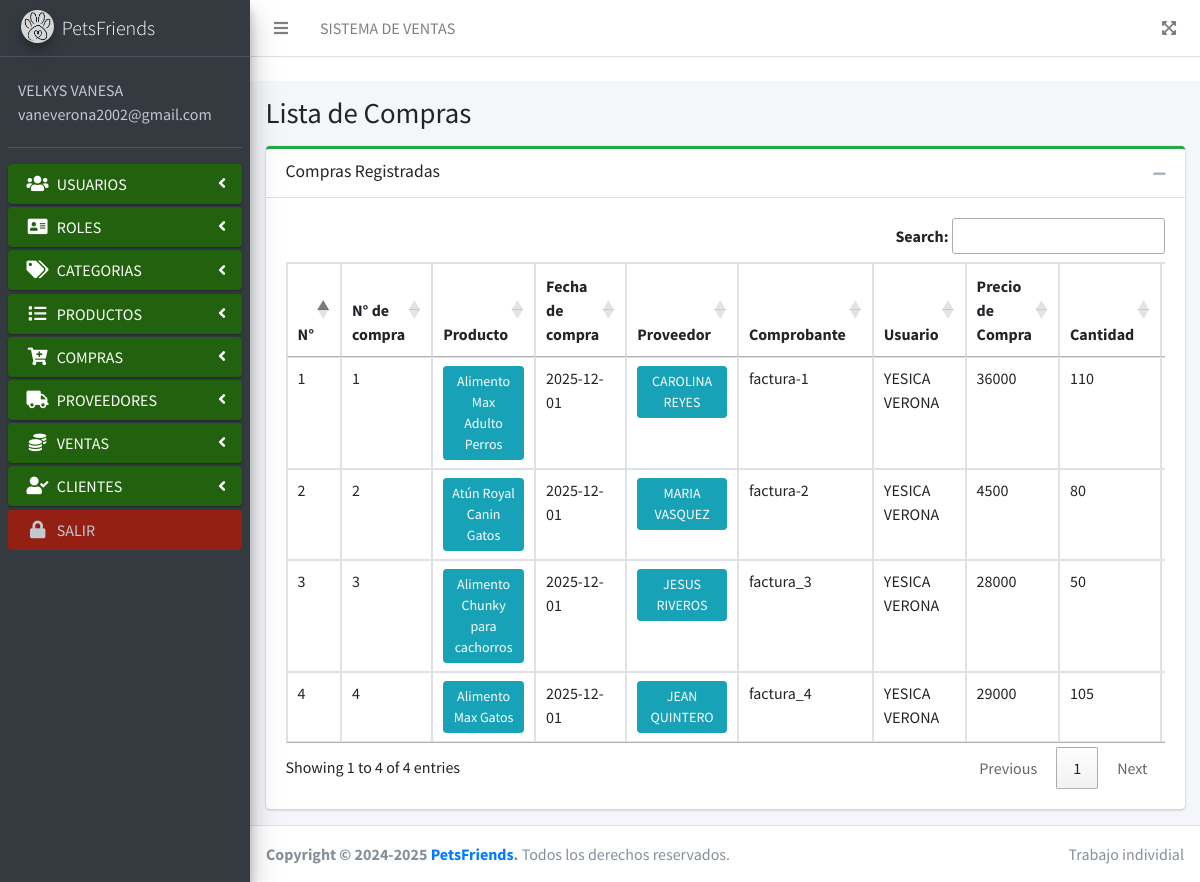
The page /compras/index.php (signed in) on the database its author committed.
### tables this page shows
CREATE TABLE `usuarios` (
  `id_usuario` int(11) NOT NULL,
  `nombres` varchar(250) NOT NULL,
  `email` varchar(250) NOT NULL,
  `password_usuario` text NOT NULL,
  `token` varchar(100) NOT NULL,
  `id_rol` int(11) NOT NULL,
  `f_h_creacion` datetime NOT NULL,
  `f_h_actualizacion` datetime NOT NULL
);

CREATE TABLE `compras` (
  `id_compra` int(11) NOT NULL,
  `id_producto` int(11) NOT NULL,
  `numero_compra` int(11) NOT NULL,
  `fecha_compra` date NOT NULL,
  `id_proveedor` int(11) NOT NULL,
  `comprobante` varchar(255) NOT NULL,
  `id_usuario` int(11) NOT NULL,
  `precio_compra` varchar(50) NOT NULL,
  `cantidad` int(11) NOT NULL,
  `fyh_creacion` datetime NOT NULL,
  `fyh_actualizacion` datetime NOT NULL
);

CREATE TABLE `productos` (
  `id_producto` int(11) NOT NULL,
  `codigo` varchar(255) NOT NULL,
  `nombre` varchar(255) NOT NULL,
  `descripcion` text DEFAULT NULL,
  `stock` int(11) NOT NULL,
  `stock_minimo` int(11) DEFAULT NULL,
  `stock_maximo` int(11) DEFAULT NULL,
  `precio_compra` varchar(255) NOT NULL,
  `precio_venta` varchar(255) NOT NULL,
  `fecha_ingreso` date NOT NULL,
  `imagen` text DEFAULT NULL,
  `id_usuario` int(11) NOT NULL,
  `id_categoria` int(11) NOT NULL,
  `fyh_registro` datetime NOT NULL,
  `fyh_actualizacion` datetime NOT NULL
);

CREATE TABLE `proveedores` (
  `id_proveedor` int(11) NOT NULL,
  `nombre_proveedor` varchar(255) NOT NULL,
  `celular` varchar(25) NOT NULL,
  `telefono_empresa` varchar(25) DEFAULT NULL,
  `empresa` varchar(255) NOT NULL,
  `email` varchar(50) DEFAULT NULL,
  `direccion` varchar(255) NOT NULL,
  `fyh_creacion` datetime NOT NULL,
  `fyh_actualizacion` datetime NOT NULL
);

### app/config.php (called while the page is built, shortened)
<?php
$URL = "http://localhost/WWW.SISTEMA_VENTA.COM/";

### layout/session.php (called while the page is built, shortened)
<?php
if (isset ($_SESSION['session_email'])){
   $email_session =  ($_SESSION['session_email']);
   $sql= "SELECT used.id_usuario as id_usuario, used.nombres as nombres, used.email as email, rol.rol as rol
                FROM usuarios as used INNER JOIN roles as rol ON used.id_rol = rol.id_rol WHERE email = '$email_session'";
   $query= $pdo->prepare($sql);
   $query->execute();
   $usuarios =$query->fetchAll( PDO:: FETCH_ASSOC);
     foreach($usuarios as $usuario){
             $session_nombres =$usuario ["nombres"];
             $session_rol =$usuario ["rol"];
          }
} else {
   echo "no existe";
   header('Location:' .$URL. 'login/index.php');
   exit;
}
$permisos = [
    'ADMINISTRADOR' => ['*'],
    'VENDEDOR' => ['modulo_ventas', 'modulo_clientes'],
    'BODEGUERO' => ['modulo_compras', 'modulo_productos']
];
if (!function_exists('tienePermiso')) {
    function tienePermiso($modulo) {
        global $permisos, $session_rol;
        if ($permisos[$session_rol][0] == '*') return true;
        return in_array($modulo, $permisos[$session_rol]);
    }
}
?>

### app/controllers/compras/lista_compras.php (called while the page is built)
<?php
$sql_compras= "SELECT *, pro.codigo as codigo, pro.nombre as nombre_producto, pro.descripcion as descripcion, pro.stock as stock, pro.stock_minimo as stock_minimo,
               pro.stock_maximo as stock_maximo, pro.precio_compra as precio_compra_producto, pro.precio_venta as precio_venta_producto, pro.fecha_ingreso as fecha_ingreso, pro.imagen as imagen,
               cat.nombre_categoria as nombre_categoria, us.nombres as nombre_usuario_producto, prov.nombre_proveedor as nombre_proveedor, prov.celular as celular_proveedor,
               prov.telefono_empresa as telefono_empresa, prov.empresa as empresa, prov.email as email_proveedor, prov.direccion as direccion_proveedor, us.nombres as nombre_usuario
               FROM compras as com
               INNER JOIN productos as pro ON com.id_producto = pro.id_producto
               INNER JOIN categorias as cat ON cat.id_categoria = pro.id_categoria
               INNER JOIN usuarios as us ON com.id_usuario = us.id_usuario
               INNER JOIN proveedores as prov ON com.id_proveedor = prov.id_proveedor";
$query_compras= $pdo->prepare($sql_compras);
$query_compras->execute();
$tabla_compras =$query_compras->fetchAll( PDO:: FETCH_ASSOC);
?>

### compras/index.php (the view, shortened to what this page needs)
<?php
include ('../app/config.php');
include ('../layout/session.php');
include ('../layout/parte1.php');
include('../app/controllers/compras/lista_compras.php');
?>
<link rel="stylesheet" href="https://cdn.datatables.net/1.13.4/css/jquery.dataTables.min.css">
<link rel="stylesheet" href="https://cdn.datatables.net/buttons/2.3.6/css/buttons.dataTables.min.css"> ...
  <div class="content-wrapper">
    <div class="content-header">
      <div class="container-fluid">
            <h1 class="m-0">Lista de Compras</h1>
      </div>
    </div>
    <div class="content">
      <div class="container-fluid">
           <div class="row">
                <div class="col-12">
                   <div class="card card-outline card-success">
                       <div class="card-header">
                            <h3 class="card-title">Compras Registradas</h3>
                          <div class="card-tools">
                              <button type="button" class="btn btn-tool" data-card-widget="collapse"><i class="fas fa-minus"></i>
                               </button>
                          </div>
                       </div>
                      <div class="card-body">
                         <div class="table table-responsive">
                               <table id="miTabla" class="table table-bordered table-hover">
                          <thead>
                              <tr>
                                  <th>N°</th>
                                  <th>N° de compra</th>
                                  <th>Producto</th>
                                  <th>Fecha de compra</th>
                                  <th>Proveedor</th>
                                  <th>Comprobante</th>
                                  <th>Usuario</th>
                                  <th>Precio de Compra</th>
                                  <th> <center>Cantidad</center></th>
                                  <th>Acciones</th>
                              </tr>
                          </thead>
                          <tbody>
                              <?php
                                $contador = 0;
                                foreach($tabla_compras as $tabla_compra){
                                 $id_compra = $tabla_compra['id_compra'];
                              ?>
                              <tr>
                                <td><?php echo $contador = $contador + 1; ?></td>
                                <td><?php echo $tabla_compra['numero_compra']; ?></td>
                                <td>
                                   <button type="button" class="btn btn-sm btn-info"
                                      data-toggle="modal" data-target="#modal-producto<?php echo $id_compra;?>">
                                     <?php echo $tabla_compra['nombre_producto']; ?>
                                   </button>
                                </td>
                                <td><?php echo $tabla_compra['fecha_compra']; ?></td>
                                <td>
                                    <button type="button" class="btn btn-sm btn-info"
                                      data-toggle="modal" data-target="#modal-proveedor<?php echo $id_compra;?>">
                                     <?php echo $tabla_compra['nombre_proveedor']; ?>
                                   </button>
                                </td>
                                <td><?php echo $tabla_compra['comprobante']; ?></td>
                                <td><?php echo $tabla_compra['nombre_usuario']; ?></td>
                                <td><?php echo $tabla_compra['precio_compra']; ?></td>
                                <td><?php echo $tabla_compra['cantidad']; ?></td>
                                <td>
                                </td>
                              </tr>
                              <?php
                              }
                              ?>
                          </tbody>
                          </table>
                         </div>
                     </div>
                 </div>
               </div>
          </div>
      </div>
    </div>
  </div>
<?php
include ('../layout/parte2.php');
?>

### layout/parte1.php (shortened to what this page needs)
<?php
include ('session.php');
?>
<!DOCTYPE html>
<html lang="es">
<head>
  <link rel="stylesheet" href="<?php echo $URL; ?>public/css/fontawesome-free/css/all.min.css">
  <link rel="stylesheet" href="<?php echo $URL; ?>public/css/adminlte.min.css">
</head>
<body class="hold-transition sidebar-mini">
<div class="wrapper">
  <nav class="main-header navbar navbar-expand navbar-white navbar-light">
    <ul class="navbar-nav">
      <li class="nav-item">
        <a class="nav-link" data-widget="pushmenu" href="#" role="button"><i class="fas fa-bars"></i></a>
      </li>
      <li class="nav-item d-none d-sm-inline-block">
        <a href="#" class="nav-link">SISTEMA DE VENTAS</a>
      </li>
    </ul>
    <ul class="navbar-nav ml-auto">
      <li class="nav-item">
        <a class="nav-link" data-widget="fullscreen" href="#" role="button">
          <i class="fas fa-expand-arrows-alt"></i>
        </a>
      </li>
    </ul>
  </nav>
  <aside  class="main-sidebar sidebar-dark-primary  elevation-4">
    <a href="../index.php" class="brand-link">
      <img src="<?php echo $URL; ?>/public/img/icono-pag.jpg" alt="Logo" class="brand-image img-circle elevation-3" style="opacity: .8">
      <span class="brand-text font-weight-light">PetsFriends</span>
    </a>
    <div class="sidebar">
      <div class="user-panel mt-3 pb-3 mb-3 d-flex">
        <div class="info">
          <a href="#" class="d-block"> <?php echo $session_nombres; ?> </a>
          <a href="#" class="d-block"> <?php echo $email_session; ?> </a>
        </div>
      </div>
      <nav class="mt-2">
        <ul class="nav nav-pills nav-sidebar flex-column" data-widget="treeview" role="menu" data-accordion="false">
          <?php if(tienePermiso('modulo_usuarios')) { ?>
         <li class="nav-item menu">
            <a style="background: #22610D" href="#" class="nav-link active" >
              <i class="nav-icon fas fa-users"></i>
              <p>
                USUARIOS
                <i class="right fas fa-angle-left"></i>
              </p>
            </a>
          </li>
          <?php } ?>
          <?php if(tienePermiso('modulo_roles')) { ?>
          <li class="nav-item menu">
            <a style="background: #22610D" href="#" class="nav-link active">
              <i class="nav-icon fas fa-address-card"></i>
              <p>
                ROLES
                <i class="right fas fa-angle-left"></i>
              </p>
            </a>
          </li>
          <?php } ?>
          <?php if(tienePermiso('modulo_categorias')) { ?>
          <li class="nav-item menu">
            <a style="background: #22610D" href="#" class="nav-link active">
              <i class="nav-icon fas fa-tags"></i>
              <p>
                CATEGORIAS
                <i class="right fas fa-angle-left"></i>
              </p>
            </a>
          </li>
          <?php } ?>
          <?php if(tienePermiso('modulo_productos')) { ?>
          <li class="nav-item menu">
            <a style="background: #22610D" href="#" class="nav-link active">
              <i class="nav-icon fas fa-list"></i>
              <p>
                PRODUCTOS
                <i class="right fas fa-angle-left"></i>
              </p>
            </a>
          </li>
          <?php } ?>
          <?php if(tienePermiso('modulo_compras')) { ?>
          <li class="nav-item menu">
            <a style="background: #22610D" href="#" class="nav-link active">
              <i class="nav-icon fas fa-cart-plus"></i>
              <p>
                COMPRAS
                <i class="right fas fa-angle-left"></i>
              </p>
            </a>
          </li>
          <?php } ?>
          <?php if(tienePermiso('modulo_proveedores')) { ?>
          <li class="nav-item menu">
            <a style="background: #22610D" href="#" class="nav-link active">
              <i class="nav-icon fas fa-truck"></i>
              <p>
                PROVEEDORES
                <i class="right fas fa-angle-left"></i>
              </p>
            </a>
          </li>
          <?php } ?>
          <?php if(tienePermiso('modulo_ventas')) { ?>
          <li class="nav-item menu">
            <a style="background: #22610D" href="#" class="nav-link active">
              <i class="nav-icon fas fa-coins"></i>
              <p>
                 VENTAS
                <i class="right fas fa-angle-left"></i>
              </p>
            </a>
          </li>
          <?php } ?>
          <?php if(tienePermiso('modulo_clientes')) { ?>
          <li class="nav-item menu">
            <a style="background: #22610D" href="#" class="nav-link active">
              <i class="nav-icon fas fa-user-check"></i>
              <p>
                CLIENTES
                <i class="right fas fa-angle-left"></i>
              </p>
            </a>
          </li>
          <?php } ?>
          <li class="nav-item">
            <a style="background: #942014" href="<?php echo $URL; ?>/app/controllers/login/cerrar_session.php" class="nav-link">
              <i class="nav-icon fas fa-lock"></i>
              <p> SALIR</p>
            </a>
          </li>
        </ul>
      </nav>
    </div>
  </aside>

### layout/parte2.php (shortened to what this page needs)
  <footer class="main-footer">
    <div class="float-right d-none d-sm-inline">
      Trabajo individial
    </div>
    <strong>Copyright &copy; 2024-2025 <a href="https://adminlte.io">PetsFriends</a>.</strong> Todos los derechos reservados.
  </footer>
</div>
</body>
</html>

### rows shown on the page
usuarios: nombres "VELKYS VANESA"
compras: numero_compra "1", id_producto.nombre "Alimento Max Adulto Perros", fecha_compra "2025-12-01", id_proveedor.nombre_proveedor "CAROLINA REYES", comprobante "factura-1", id_usuario.nombres "YESICA VERONA", id_producto.precio_compra "36000", cantidad "110"
compras: contador "2", numero_compra "2", id_producto.nombre "Atún Royal Canin Gatos", fecha_compra "2025-12-01", id_proveedor.nombre_proveedor "MARIA VASQUEZ", comprobante "factura-2", id_usuario.nombres "YESICA VERONA", id_producto.precio_compra "4500", cantidad "80"
compras: contador "3", numero_compra "3", id_producto.nombre "Alimento Chunky para cachorros", fecha_compra "2025-12-01", id_proveedor.nombre_proveedor "JESUS RIVEROS", comprobante "factura_3", id_usuario.nombres "YESICA VERONA", id_producto.precio_compra "28000", cantidad "50"
compras: contador "4", numero_compra "4", id_producto.nombre "Alimento Max Gatos", fecha_compra "2025-12-01", id_proveedor.nombre_proveedor "JEAN QUINTERO", comprobante "factura_4", id_usuario.nombres "YESICA VERONA", id_producto.precio_compra "29000", cantidad "105"

### other values the page prints
$email_session "vaneverona2002@gmail.com"
